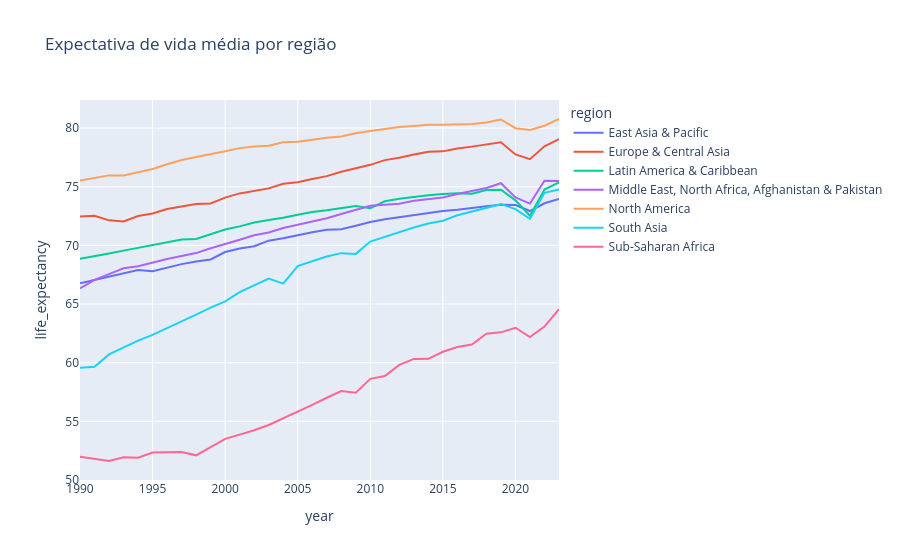

Notebook code for this chart:
### Markdown cell above
## 5. Comparativo regional

### Code cell
tend = eda.tendencias_regionais(abt, "life_expectancy")
fig = px.line(tend, x="year", y="life_expectancy", color="region",
              title="Expectativa de vida média por região")
fig

### Figure 1 — Plotly figure (JSON) as saved in the notebook; plotly's stock layout.template omitted (floating-point values rounded to 4 significant figures)
{"data": [{"hovertemplate": "region=East Asia & Pacific<br>year=%{x}<br>life_expectancy=%{y}<extra></extra>", "legendgroup": "East Asia & Pacific", "line": {"color": "#636efa", "dash": "solid"}, "marker": {"symbol": "circle"}, "mode": "lines", "name": "East Asia & Pacific", "orientation": "v", "showlegend": true, "type": "scatter", "x": [1990, 1991, 1992, 1993, 1994, 1995, 1996, 1997, 1998, 1999, 2000, 2001, 2002, 2003, 2004, 2005, 2006, 2007, 2008, 2009, 2010, 2011, 2012, 2013, 2014, 2015, 2016, 2017, 2018, 2019, 2020, 2021, 2022, 2023], "xaxis": "x", "y": [66.76, 67.06, 67.31, 67.64, 67.89, 67.8, 68.11, 68.4, 68.63, 68.8, 69.43, 69.73, 69.92, 70.4, 70.6, 70.9, 71.13, 71.33, 71.37, 71.68, 72.0, 72.22, 72.39, 72.6, 72.77, 72.92, 73.03, 73.21, 73.34, 73.47, 73.43, 72.93, 73.59, 73.96], "yaxis": "y"}, {"hovertemplate": "region=Europe & Central Asia<br>year=%{x}<br>life_expectancy=%{y}<extra></extra>", "legendgroup": "Europe & Central Asia", "line": {"color": "#EF553B", "dash": "solid"}, "marker": {"symbol": "circle"}, "mode": "lines", "name": "Europe & Central Asia", "orientation": "v", "showlegend": true, "type": "scatter", "x": [1990, 1991, 1992, 1993, 1994, 1995, 1996, 1997, 1998, 1999, 2000, 2001, 2002, 2003, 2004, 2005, 2006, 2007, 2008, 2009, 2010, 2011, 2012, 2013, 2014, 2015, 2016, 2017, 2018, 2019, 2020, 2021, 2022, 2023], "xaxis": "x", "y": [72.47, 72.53, 72.13, 72.04, 72.5, 72.71, 73.11, 73.31, 73.53, 73.57, 74.07, 74.43, 74.61, 74.86, 75.26, 75.39, 75.66, 75.9, 76.28, 76.57, 76.87, 77.27, 77.47, 77.74, 77.98, 78.01, 78.25, 78.42, 78.58, 78.79, 77.75, 77.34, 78.45, 79.05], "yaxis": "y"}, {"hovertemplate": "region=Latin America & Caribbean<br>year=%{x}<br>life_expectancy=%{y}<extra></extra>", "legendgroup": "Latin America & Caribbean", "line": {"color": "#00cc96", "dash": "solid"}, "marker": {"symbol": "circle"}, "mode": "lines", "name": "Latin America & Caribbean", "orientation": "v", "showlegend": true, "type": "scatter", "x": [1990, 1991, 1992, 1993, 1994, 1995, 1996, 1997, 1998, 1999, 2000, 2001, 2002, 2003, 2004, 2005, 2006, 2007, 2008, 2009, 2010, 2011, 2012, 2013, 2014, 2015, 2016, 2017, 2018, 2019, 2020, 2021, 2022, 2023], "xaxis": "x", "y": [68.86, 69.12, 69.32, 69.55, 69.79, 70.01, 70.27, 70.51, 70.55, 70.97, 71.35, 71.62, 71.95, 72.17, 72.35, 72.62, 72.85, 73.0, 73.17, 73.36, 73.17, 73.76, 73.97, 74.14, 74.28, 74.38, 74.43, 74.4, 74.72, 74.75, 73.84, 72.53, 74.76, 75.38], "yaxis": "y"}, {"hovertemplate": "region=Middle East, North Africa, Afghanistan & Pakistan<br>year=%{x}<br>life_expectancy=%{y}<extra></extra>", "legendgroup": "Middle East, North Africa, Afghanistan & Pakistan", "line": {"color": "#ab63fa", "dash": "solid"}, "marker": {"symbol": "circle"}, "mode": "lines", "name": "Middle East, North Africa, Afghanistan & Pakistan", "orientation": "v", "showlegend": true, "type": "scatter", "x": [1990, 1991, 1992, 1993, 1994, 1995, 1996, 1997, 1998, 1999, 2000, 2001, 2002, 2003, 2004, 2005, 2006, 2007, 2008, 2009, 2010, 2011, 2012, 2013, 2014, 2015, 2016, 2017, 2018, 2019, 2020, 2021, 2022, 2023], "xaxis": "x", "y": [66.33, 67.06, 67.55, 68.04, 68.22, 68.54, 68.83, 69.09, 69.34, 69.75, 70.1, 70.47, 70.87, 71.09, 71.47, 71.76, 72.0, 72.31, 72.67, 73.03, 73.38, 73.46, 73.54, 73.81, 73.95, 74.08, 74.38, 74.64, 74.89, 75.3, 74.08, 73.56, 75.52, 75.48], "yaxis": "y"}, {"hovertemplate": "region=North America<br>year=%{x}<br>life_expectancy=%{y}<extra></extra>", "legendgroup": "North America", "line": {"color": "#FFA15A", "dash": "solid"}, "marker": {"symbol": "circle"}, "mode": "lines", "name": "North America", "orientation": "v", "showlegend": true, "type": "scatter", "x": [1990, 1991, 1992, 1993, 1994, 1995, 1996, 1997, 1998, 1999, 2000, 2001, 2002, 2003, 2004, 2005, 2006, 2007, 2008, 2009, 2010, 2011, 2012, 2013, 2014, 2015, 2016, 2017, 2018, 2019, 2020, 2021, 2022, 2023], "xaxis": "x", "y": [75.53, 75.72, 75.97, 75.96, 76.26, 76.51, 76.92, 77.27, 77.53, 77.76, 78.02, 78.29, 78.44, 78.49, 78.79, 78.82, 79.03, 79.18, 79.29, 79.56, 79.76, 79.93, 80.08, 80.17, 80.27, 80.28, 80.32, 80.34, 80.48, 80.73, 79.99, 79.84, 80.2, 80.77], "yaxis": "y"}, {"hovertemplate": "region=South Asia<br>year=%{x}<br>life_expectancy=%{y}<extra></extra>", "legendgroup": "South Asia", "line": {"color": "#19d3f3", "dash": "solid"}, "marker": {"symbol": "circle"}, "mode": "lines", "name": "South Asia", "orientation": "v", "showlegend": true, "type": "scatter", "x": [1990, 1991, 1992, 1993, 1994, 1995, 1996, 1997, 1998, 1999, 2000, 2001, 2002, 2003, 2004, 2005, 2006, 2007, 2008, 2009, 2010, 2011, 2012, 2013, 2014, 2015, 2016, 2017, 2018, 2019, 2020, 2021, 2022, 2023], "xaxis": "x", "y": [59.57, 59.66, 60.7, 61.31, 61.89, 62.36, 62.93, 63.5, 64.1, 64.7, 65.23, 66.01, 66.56, 67.16, 66.74, 68.24, 68.65, 69.05, 69.34, 69.28, 70.32, 70.73, 71.15, 71.52, 71.87, 72.11, 72.57, 72.88, 73.2, 73.51, 73.1, 72.26, 74.48, 74.75], "yaxis": "y"}, {"hovertemplate": "region=Sub-Saharan Africa<br>year=%{x}<br>life_expectancy=%{y}<extra></extra>", "legendgroup": "Sub-Saharan Africa", "line": {"color": "#FF6692", "dash": "solid"}, "marker": {"symbol": "circle"}, "mode": "lines", "name": "Sub-Saharan Africa", "orientation": "v", "showlegend": true, "type": "scatter", "x": [1990, 1991, 1992, 1993, 1994, 1995, 1996, 1997, 1998, 1999, 2000, 2001, 2002, 2003, 2004, 2005, 2006, 2007, 2008, 2009, 2010, 2011, 2012, 2013, 2014, 2015, 2016, 2017, 2018, 2019, 2020, 2021, 2022, 2023], "xaxis": "x", "y": [51.99, 51.79, 51.62, 51.93, 51.89, 52.35, 52.38, 52.38, 52.1, 52.77, 53.51, 53.86, 54.24, 54.69, 55.25, 55.77, 56.4, 57.01, 57.58, 57.44, 58.62, 58.86, 59.81, 60.32, 60.33, 60.93, 61.34, 61.55, 62.47, 62.58, 62.98, 62.18, 63.08, 64.56], "yaxis": "y"}], "layout": {"legend": {"title": {"text": "region"}, "tracegroupgap": 0}, "title": {"text": "Expectativa de vida média por região"}, "xaxis": {"anchor": "y", "domain": [0.0, 1.0], "title": {"text": "year"}}, "yaxis": {"anchor": "x", "domain": [0.0, 1.0], "title": {"text": "life_expectancy"}}}}
